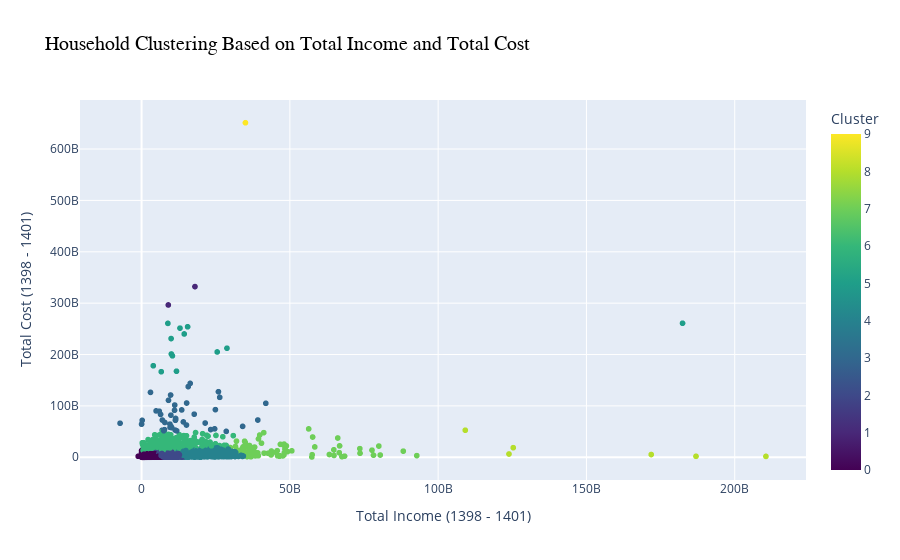

The notebook cell saved with this chart:
### Code cell
fig = px.scatter(df_income_cost, x='totall_income_x', y='totall_cost', color='cluster', 
                 title='Household Clustering Based on Total Income and Total Cost',
                 labels={'total_income': 'Total Income (1398 - 1401)', 'total_cost': 'Total Cost (1398 - 1401)'},
                 color_continuous_scale=px.colors.sequential.Viridis)

fig.update_layout(
    xaxis_title='Total Income (1398 - 1401)',
    yaxis_title='Total Cost (1398 - 1401)',
    title_font=dict(size=20, color='black', family="Arial"),
    legend_title_text='Cluster Number',
    coloraxis_colorbar=dict(title='Cluster')
)

fig.show()

### Figure 1 — Plotly figure (JSON) as saved in the notebook; plotly's stock layout.template omitted (floating-point values rounded to 4 significant figures; data arrays with more than 128 entries replaced by an {"elided": "..."} marker saying what was removed)
{"data": [{"hovertemplate": "totall_income_x=%{x}<br>totall_cost=%{y}<br>cluster=%{marker.color}<extra></extra>", "legendgroup": "", "marker": {"color": {"elided": "19557 int values"}, "coloraxis": "coloraxis", "symbol": "circle"}, "mode": "markers", "name": "", "showlegend": false, "type": "scattergl", "x": {"elided": "19557 int values"}, "xaxis": "x", "y": {"elided": "19557 int values"}, "yaxis": "y"}], "layout": {"coloraxis": {"colorbar": {"title": {"text": "Cluster"}}, "colorscale": [[0, "#440154"], [0.1111, "#482878"], [0.2222, "#3e4989"], [0.3333, "#31688e"], [0.4444, "#26828e"], [0.5556, "#1f9e89"], [0.6667, "#35b779"], [0.7778, "#6ece58"], [0.8889, "#b5de2b"], [1, "#fde725"]]}, "legend": {"title": {"text": "Cluster Number"}, "tracegroupgap": 0}, "title": {"font": {"color": "black", "family": "Arial", "size": 20}, "text": "Household Clustering Based on Total Income and Total Cost"}, "xaxis": {"anchor": "y", "domain": [0, 1], "title": {"text": "Total Income (1398 - 1401)"}}, "yaxis": {"anchor": "x", "domain": [0, 1], "title": {"text": "Total Cost (1398 - 1401)"}}}}
